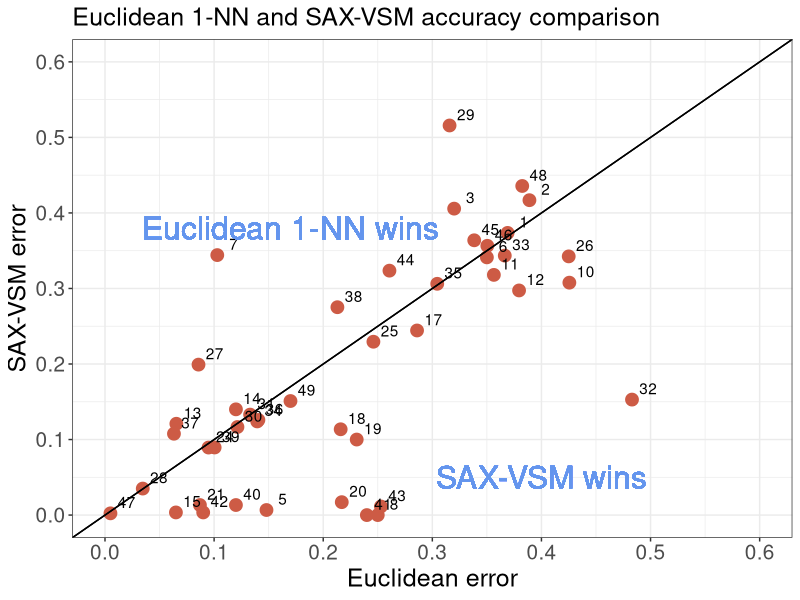
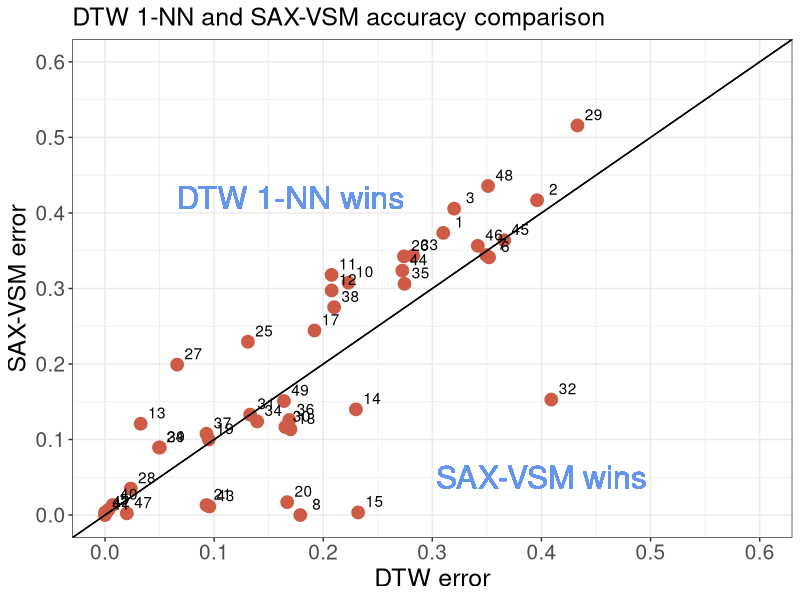
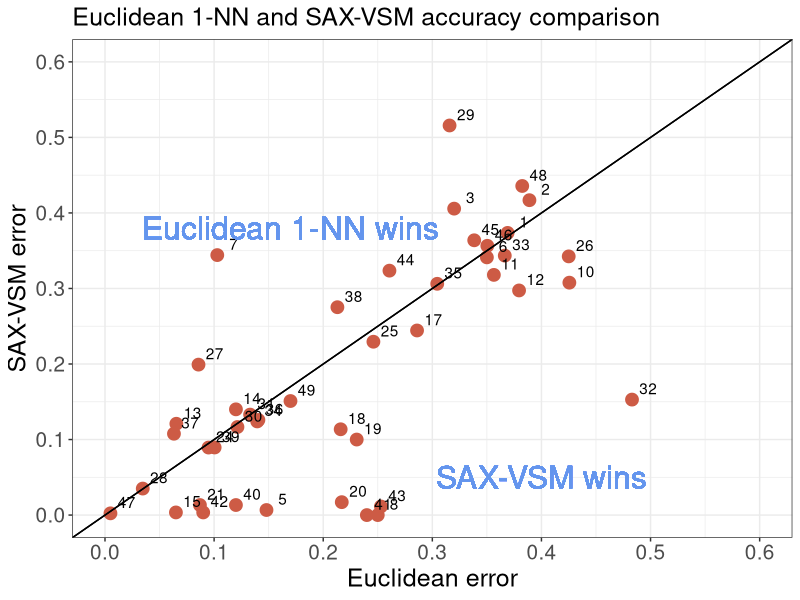
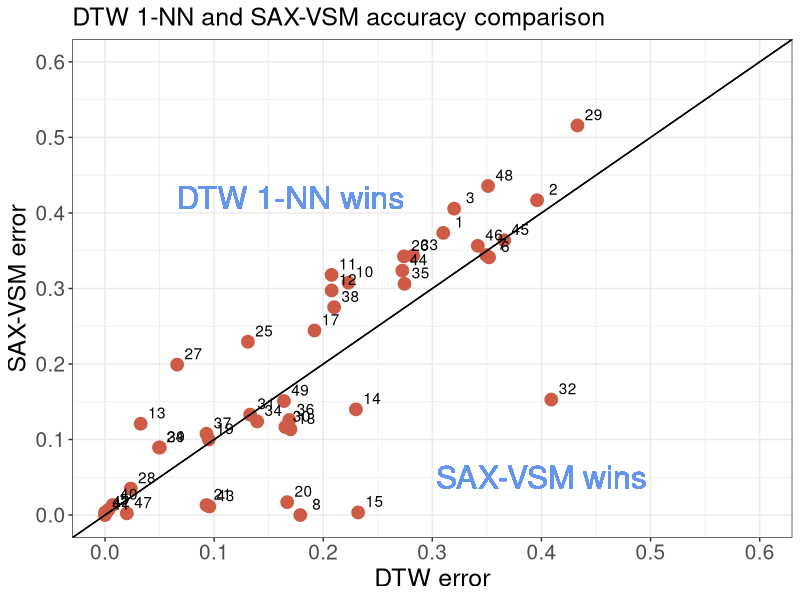

Reproduce these figures in R, in order.
require(ggplot2)
require(Cairo)
require(reshape)
require(scales)
require(RColorBrewer)
require(grid)
library(gridExtra)
require("lattice")

data=read.csv(file="accuracy.csv",header=T,as.is=T)

df=data.frame("Euclidean 1NN"=data$Euclidean.1NN,"SAX-VSM"=data$SAX.VSM)

sum(data$Euclidean.1NN)
sum(data$SAX.VSM)

px=c(df$Euclidean.1NN+0.015)
py=c(df$SAX.VSM+0.015)


df=data.frame(x=data$Euclidean.1NN,y=data$SAX.VSM,px,py,labels=paste(c(1:length(data$Euclidean.1NN))))

p <- ggplot(df, aes(x, y,label=labels)) + geom_point(size=4,col="coral3") + theme_bw() +
  geom_abline(intercept = 0, slope=1) + geom_text(aes(px,py,label=labels)) +
  geom_text(x = 0.17, y = 0.38, label = "Euclidean 1-NN wins",col="cornflowerblue",size = 8,face="bold") +
  geom_text(x = 0.4, y = 0.05, label = "SAX-VSM wins",col="cornflowerblue",size = 8) +
  scale_x_continuous("Euclidean error", limits=c(0,0.6), breaks=seq(0,1,0.1)) + 
  scale_y_continuous("SAX-VSM error", limits=c(0,0.6), breaks=seq(0,1,0.1)) + 
  ggtitle("Euclidean 1-NN and SAX-VSM accuracy comparison") +
  geom_abline(intercept = 0, slope=1) +
  theme(plot.title=element_text(size=18),axis.text.x=element_text(size=15), 
        axis.text.y=element_text(size=15),axis.title.x=element_text(size=18), 
        axis.title.y=element_text(size=18))
p

Cairo(width = 550, height = 550, file="comparison_euclidean.png", type="png", pointsize=12, 
      bg = "transparent", canvas = "white", units = "px", dpi = 96)
print(p)
dev.off()
#
#
#
px=c(data$DTW.1NN+0.015)
py=c(data$SAX.VSM+0.015)

data=data.frame(x=data$DTW.1NN,y=data$SAX.VSM,px,py,labels=paste(c(1:length(data$DTW.1NN))))

p1 <- ggplot(data, aes(x, y,label=labels)) + geom_point(size=4,col="coral3") + theme_bw() +
  geom_abline(intercept = 0, slope=1) + geom_text(aes(px,py,label=labels)) +
  geom_text(x = 0.17, y = 0.42, label = "DTW 1-NN wins",col="cornflowerblue",size = 8,face="bold") +
  geom_text(x = 0.4, y = 0.05, label = "SAX-VSM wins",col="cornflowerblue",size = 8) +
  scale_x_continuous("DTW error", limits=c(0,0.6), breaks=seq(0,1,0.1)) + 
  scale_y_continuous("SAX-VSM error", limits=c(0,0.6), breaks=seq(0,1,0.1)) + 
  ggtitle("DTW 1-NN and SAX-VSM accuracy comparison") +
  geom_abline(intercept = 0, slope=1) +
  theme(plot.title=element_text(size=18),axis.text.x=element_text(size=15), 
        axis.text.y=element_text(size=15),axis.title.x=element_text(size=18), 
        axis.title.y=element_text(size=18))
p1

Cairo(width = 550, height = 550, file="comparison_dtw.png", type="png", pointsize=12, 
      bg = "transparent", canvas = "white", units = "px", dpi = 96)
print(p1)
dev.off()

Cairo(width = 1100, height = 500, file="comparison.png", type="png", pointsize=7, 
      bg = "transparent", canvas = "white", units = "px", dpi = 96)
print(arrangeGrob(p, p1, ncol=2))
dev.off()
